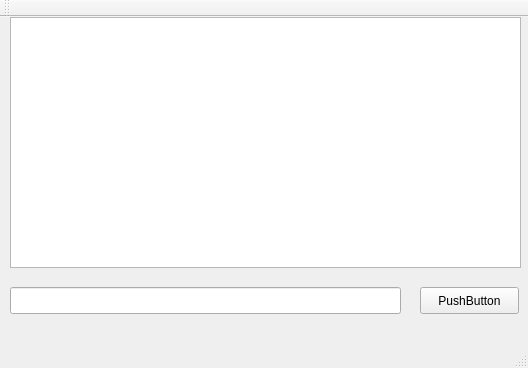
<?xml version="1.0" encoding="UTF-8"?>
<ui version="4.0">
 <class>MainWindow</class>
 <widget class="QMainWindow" name="MainWindow">
  <property name="geometry">
   <rect>
    <x>0</x>
    <y>0</y>
    <width>528</width>
    <height>368</height>
   </rect>
  </property>
  <property name="windowTitle">
   <string>MainWindow</string>
  </property>
  <widget class="QWidget" name="centralWidget">
   <widget class="QTextEdit" name="textEdit">
    <property name="geometry">
     <rect>
      <x>10</x>
      <y>0</y>
      <width>511</width>
      <height>251</height>
     </rect>
    </property>
   </widget>
   <widget class="QLineEdit" name="lineEdit">
    <property name="geometry">
     <rect>
      <x>10</x>
      <y>270</y>
      <width>391</width>
      <height>27</height>
     </rect>
    </property>
   </widget>
   <widget class="QPushButton" name="pushButton">
    <property name="geometry">
     <rect>
      <x>420</x>
      <y>270</y>
      <width>99</width>
      <height>27</height>
     </rect>
    </property>
    <property name="text">
     <string>PushButton</string>
    </property>
   </widget>
  </widget>
  <widget class="QMenuBar" name="menuBar">
   <property name="geometry">
    <rect>
     <x>0</x>
     <y>0</y>
     <width>528</width>
     <height>25</height>
    </rect>
   </property>
  </widget>
  <widget class="QToolBar" name="mainToolBar">
   <attribute name="toolBarArea">
    <enum>TopToolBarArea</enum>
   </attribute>
   <attribute name="toolBarBreak">
    <bool>false</bool>
   </attribute>
  </widget>
  <widget class="QStatusBar" name="statusBar"/>
 </widget>
 <layoutdefault spacing="6" margin="11"/>
 <resources/>
 <connections/>
</ui>
